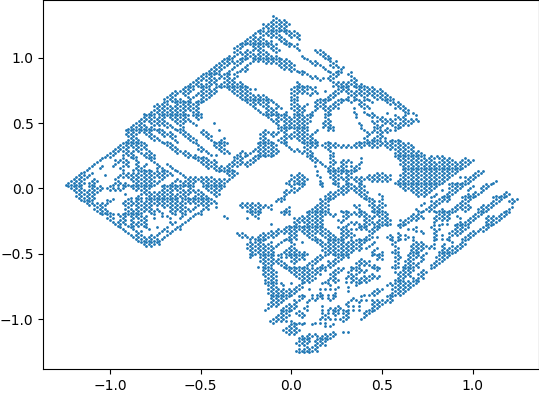

Write Python code to recreate this figure.
from numpy import array, pi, sin, cos
import matplotlib.pyplot as plt

t = pi / 4
A = array([[cos(t), -sin(t)], [sin(t), cos(t)]])

with open('mypict1.txt', 'r') as fd:
    P = eval(fd.read())

Q = [A.dot(p) for p in P]
x, y = zip(*Q)
plt.scatter(x, y, s=1)
plt.axis('equal'), plt.show()
#plt.savefig('mypict5.png', bbox_inches='tight', pad_inches=0)
